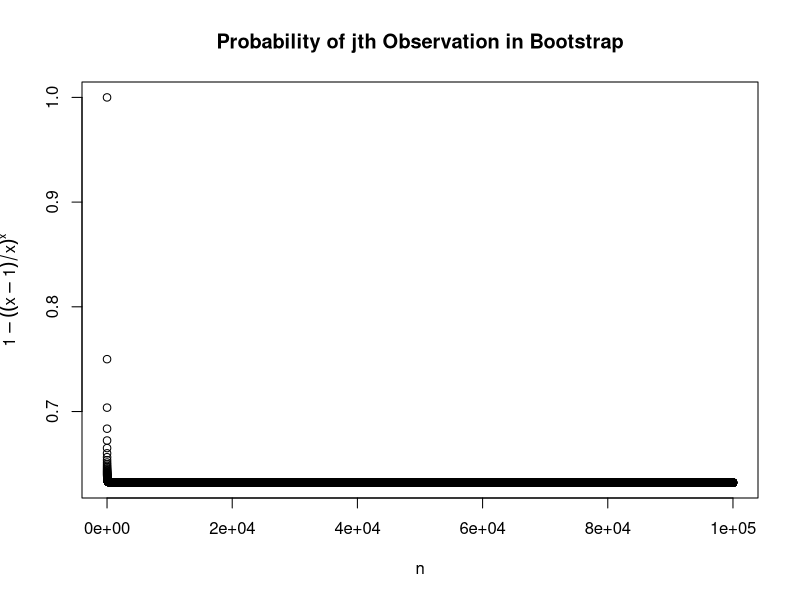

Write R code to recreate this figure.
## ---- chunk 1
x = seq(1,100000)
y = 1 - ((x - 1)/x)^x
plot(x,y, main = "Probability of jth Observation in Bootstrap",
          xlab = "n",
          ylab = expression(1 - ((x - 1)/x)^x))
## ---- chunk 2
store = rep(NA, 10000)
for(i in 1:10000){
  store[i] = sum(sample(1:100, rep=TRUE) ==4) > 0
}
mean(store)
